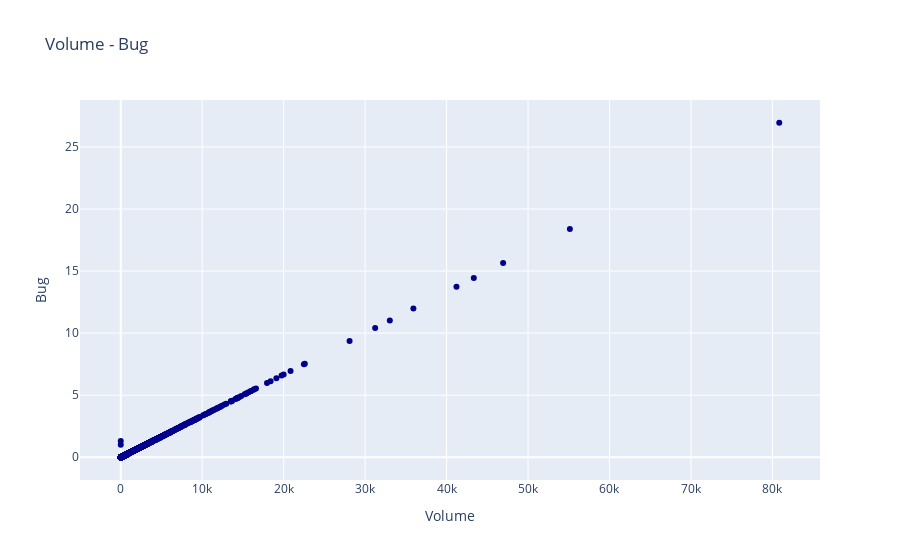

Here is the notebook cell this chart was saved with:
### Markdown cell above
Scatter Plot

### Code cell
trace = go.Scatter(
    x = data.v,
    y = data.b,
    mode = "markers",
    name = "Volume - Bug",
    marker = dict(color = 'darkblue'),
    text = "Bug (b)")

scatter_data = [trace]
scatter_layout = dict(title = 'Volume - Bug',
              xaxis = dict(title = 'Volume', ticklen = 5),
              yaxis = dict(title = 'Bug' , ticklen = 5),
             )
fig = dict(data = scatter_data, layout = scatter_layout)
iplot(fig)

### Figure 1 — Plotly figure (JSON) as saved in the notebook; plotly's stock layout.template omitted (floating-point values rounded to 4 significant figures; data arrays with more than 128 entries replaced by an {"elided": "..."} marker saying what was removed)
{"data": [{"marker": {"color": "darkblue"}, "mode": "markers", "name": "Volume - Bug", "text": "Bug (b)", "type": "scatter", "x": {"elided": "10885 float values"}, "y": {"elided": "10885 float values"}}], "layout": {"autosize": true, "title": {"text": "Volume - Bug"}, "xaxis": {"autorange": true, "range": [-4865.0, 85710.0], "ticklen": 5, "title": {"text": "Volume"}, "type": "linear"}, "yaxis": {"autorange": true, "range": [-2.224, 29.17], "ticklen": 5, "title": {"text": "Bug"}, "type": "linear"}}}
